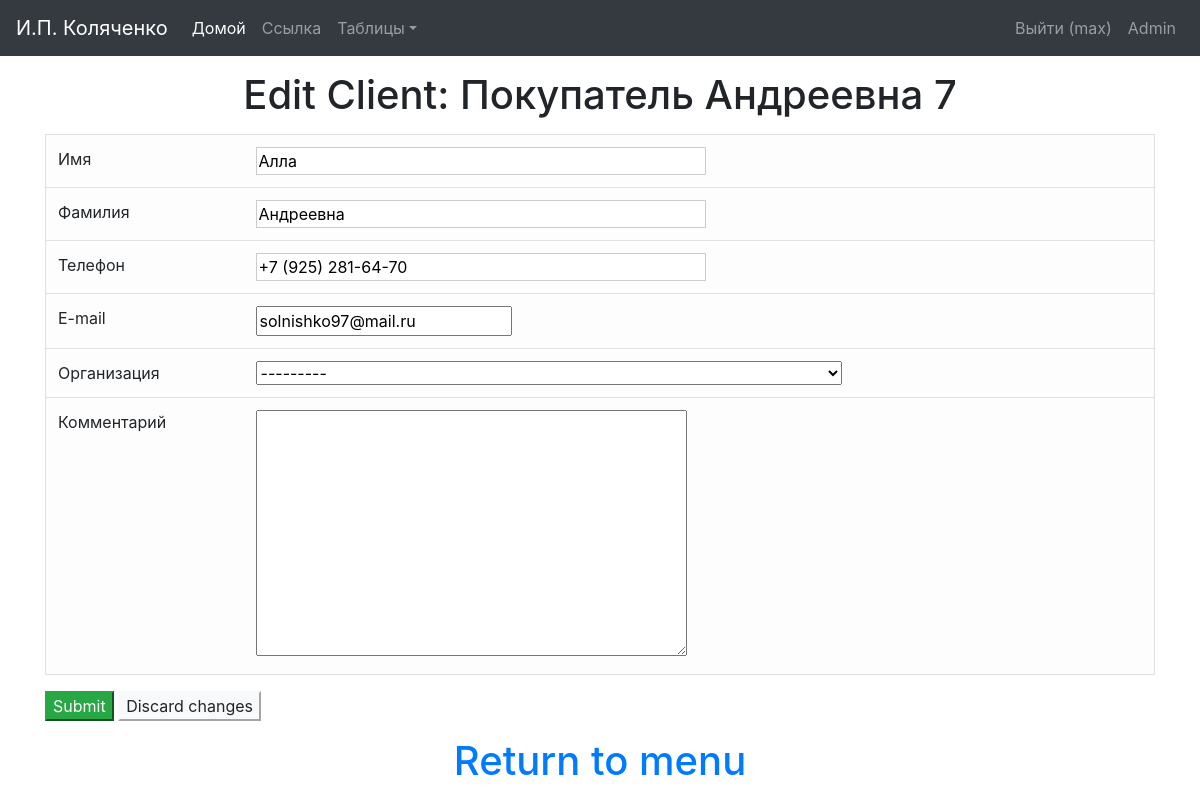
The app's page /customer/edit/7 (signed in) with its own data.
### orders/models.py (models this page shows)
class Customer(models.Model):
    c_firstname = models.CharField('Имя', max_length=64)
    c_secondname = models.CharField(max_length=64, blank=True, null=True, default=None)
    c_email = models.EmailField('E-mail', max_length=64)
    c_phone = models.CharField('Телефон', max_length=48)
    c_organization = models.ForeignKey(Organization, blank=True, null=True, default=None)
    c_comments = models.TextField('Комментарий', blank=True, null=True, default=None)
    is_active = models.BooleanField(IS_ACTIVE, default=True)
    created = models.DateTimeField(CREATED, auto_now_add=True, auto_now=False)
    updated = models.DateTimeField(UPDATED, auto_now_add=False, auto_now=True)
    def __str__(self):
        return "Покупатель %s %s" % (self.c_secondname, self.id)
    class Meta:
        verbose_name = 'Покупатель'
        verbose_name_plural = 'Покупатели'
        ordering = ["c_firstname"]

### orders/views.py (the view, shortened to what this page needs)
# urls.py: url(r'^customer/edit/(?P<customer_id>[\w-]+)$', views.customer_edit, name='customer_edit'),
@login_required
def customer_edit(request, customer_id):
    customer = Customer.objects.get(id=customer_id)
    form = CustomersForm(instance=customer)
    return render(request, "Customer/customeredit.html", locals())

### orders/forms.py
class CustomersForm(ModelForm):
    c_address = forms.ModelChoiceField(queryset=Address.objects.filter(is_active=True))
    c_organization = forms.ModelChoiceField(queryset=Organization.objects.filter(is_active=True))
    class Meta:
        model = Customer
        fields = ["id", "c_firstname", "c_secondname", "c_phone", "c_email", "c_organization",
                  "c_comments"]

### orders/context_processors.py (called while the page is built)
def getting_username(request):
    username = auth.get_user(request).username
    return locals()

### orders/models.py (called while the page is built)
    def __str__(self):
        return "%s %s" % (self.org_type, self.org_name)

### templates/Customer/customeredit.html (shortened to what this page needs)
{% extends "base.html" %}
{% block content %}
    <div class="container">
        <h1>Edit Client: {{ customer }}</h1>
    </div>
    <div class="container">
        <form action="" method="post">
            <table class="table table-light border" align="center">
                <tr>
                    <td>Имя</td>
                    <td>{{ form.c_firstname }}</td>
                </tr>
                <tr>
                    <td>Фамилия</td>
                    <td>{{ form.c_secondname }}</td>
                </tr>
                <tr>
                    <td>Телефон</td>
                    <td>{{ form.c_phone }}</td>
                </tr>
                <tr>
                    <td>E-mail</td>
                    <td>{{ form.c_email }}</td>
                </tr>
                <tr>
                    <td>Организация</td>
                    <td>{{ form.c_organization }}</td>
                </tr>
                <tr>
                    <td>Комментарий</td>
                    <td>{{ form.c_comments }}</td>
                </tr>
            </table>
            <p>
                <a href="../../../customer"><input type="submit" class="btn-success"></a>
                <a href="../../../customer"><input type="button" class="btn-light" value="Discard changes"></a>
            </p>
        </form>
        <h1><a href="../../../customer">Return to menu</a></h1>
    </div>
{% endblock content %}

### templates/navbar.html (shortened to what this page needs)
{% load static %}
<nav class="navbar navbar-expand-lg navbar-dark bg-dark">
    <a class="navbar-brand" href="{% url "home_page" %}">И.П. Коляченко</a>
    <div class="collapse navbar-collapse" id="navbarsExample05">
        <ul class="navbar-nav mr-auto">
            <li class="nav-item active">
                <a class="nav-link" href="{% url "home_page" %}">Домой <span class="sr-only">(current)</span></a>
            </li>
            <li class="nav-item">
                <a class="nav-link" href="#">Ссылка</a>
            </li>
            <li class="nav-item dropdown">
                <a class="nav-link dropdown-toggle" href="http://example.com" id="dropdown05" data-toggle="dropdown"
                   aria-haspopup="true" aria-expanded="false">Таблицы</a>
            </li>
        </ul>
        <form class="form-inline my-2 my-md-0">
            <ul class="nav navbar-nav navbar-right">
                {% if username %}
                    <li class="nav-item nav-top-item">
                        <a class="nav-link nav-top-link" href="{% url "logout" %}">
                            Выйти ({{ username }})</a>
                    </li>
                    <li class="nav-item nav-top-item">
                        <a class="nav-link nav-top-link" href="admin/">
                            Admin</a>
                    </li>
                {% else %}
                    <li class="nav-item nav-top-item">
                        <a class="nav-link nav-top-link" href="{% url "login" %}">
                            <i class="fa fa-sign-in" aria-hidden="true"></i> Войти</a>
                    </li>
                {% endif %}
            </ul>
        </form>
    </div>
</nav>

### static/static_dev/css/main.css (style rules this page uses)
input[type="text"] { max-width: 450px; width: 450px; border: 1px solid #cccccc; //цвет рамки border-radius: 3px; //закругление углов (общее) -webkit-border-radius: 3px; //закругление углов (Google Chrome) -moz-border-radius: 3px; //закругление углов (FireFox) -khtml-border-radius: 3px; //закругление углов (Safari) background: #ffffff !important; // желательно прописывать, так как в Chrome при сохранных данных оно может быть желтым outline: none; // удаляет обводку в браузерах хром(желтая) и сафари(синяя) height: 24px; // высота на свое усмотрение min-width: 50px; // ширина на свое усмотрение color: #cccccc; //цвет шрифта в обычном состоянии font-size: 11px; // Размер шрифта font-family: Tahoma; // Стиль шрифта }

### static/static_dev/css/base.css (style rules this page uses)
html, body { height: 100%; max-height: 100%; }
h1 { margin-top: 15px; margin-bottom: 15px; text-align: center; }

### records on screen
Customer: c_secondname+id "Покупатель Андреевна 7", c_firstname "Алла", c_secondname "Андреевна", c_phone "+7 (925) 281-64-70", c_email "solnishko97@mail.ru", c_organization "---------"

### other values on screen
{{ username }} "max"
